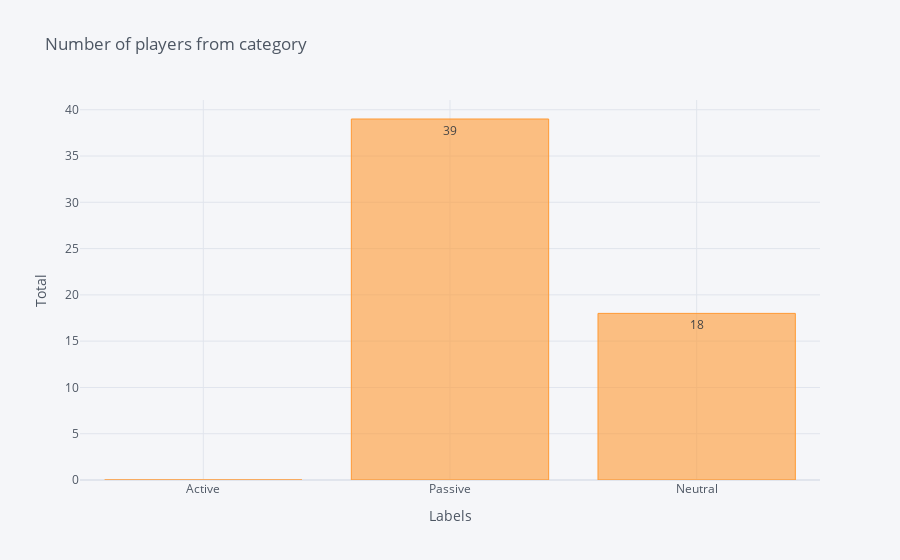

Source (notebook cell):
### Markdown cell above
Thể hiện số lượng loại lối chơi của cầu thủ vị trí thủ môn lên biểu đồ:

### Code cell
df_kp_category = pd.DataFrame([active.shape[0], passive.shape[0], neutral.shape[0]], 
                            columns=['count'], index=['Active', 'Passive', 'Neutral'])

df_kp_category.iplot(kind='bar', y='count',title='Number of players from category'
                   ,xTitle='Labels',yTitle='Total', text='count', textposition='auto')

### Figure 1 — Plotly figure (JSON) as saved in the notebook; plotly's stock layout.template omitted (floating-point values rounded to 4 significant figures)
{"data": [{"marker": {"color": "rgba(255, 153, 51, 0.6)", "line": {"color": "rgba(255, 153, 51, 1.0)", "width": 1}}, "name": "count", "orientation": "v", "text": [0, 39, 18], "x": ["Active", "Passive", "Neutral"], "y": [0, 39, 18], "type": "bar"}], "layout": {"legend": {"bgcolor": "#F5F6F9", "font": {"color": "#4D5663"}}, "paper_bgcolor": "#F5F6F9", "plot_bgcolor": "#F5F6F9", "title": {"font": {"color": "#4D5663"}, "text": "Number of players from category"}, "xaxis": {"gridcolor": "#E1E5ED", "showgrid": true, "tickfont": {"color": "#4D5663"}, "title": {"font": {"color": "#4D5663"}, "text": "Labels"}, "zerolinecolor": "#E1E5ED"}, "yaxis": {"gridcolor": "#E1E5ED", "showgrid": true, "tickfont": {"color": "#4D5663"}, "title": {"font": {"color": "#4D5663"}, "text": "Total"}, "zerolinecolor": "#E1E5ED"}}}
